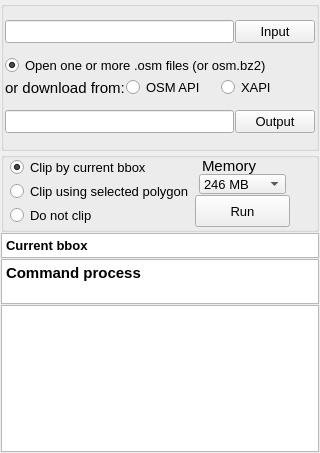
<?xml version="1.0" encoding="UTF-8"?>
<ui version="4.0">
 <class>DockWidget</class>
 <widget class="QDockWidget" name="DockWidget">
  <property name="windowModality">
   <enum>Qt::NonModal</enum>
  </property>
  <property name="enabled">
   <bool>true</bool>
  </property>
  <property name="geometry">
   <rect>
    <x>0</x>
    <y>0</y>
    <width>320</width>
    <height>453</height>
   </rect>
  </property>
  <property name="sizePolicy">
   <sizepolicy hsizetype="Preferred" vsizetype="MinimumExpanding">
    <horstretch>0</horstretch>
    <verstretch>0</verstretch>
   </sizepolicy>
  </property>
  <property name="minimumSize">
   <size>
    <width>320</width>
    <height>450</height>
   </size>
  </property>
  <property name="font">
   <font>
    <pointsize>10</pointsize>
   </font>
  </property>
  <property name="focusPolicy">
   <enum>Qt::TabFocus</enum>
  </property>
  <property name="contextMenuPolicy">
   <enum>Qt::PreventContextMenu</enum>
  </property>
  <property name="acceptDrops">
   <bool>false</bool>
  </property>
  <property name="floating">
   <bool>false</bool>
  </property>
  <property name="features">
   <set>QDockWidget::AllDockWidgetFeatures</set>
  </property>
  <property name="allowedAreas">
   <set>Qt::AllDockWidgetAreas</set>
  </property>
  <property name="windowTitle">
   <string>Download, clip, and merge OSM data (osmosis)</string>
  </property>
  <widget class="QWidget" name="dockWidgetContents">
   <layout class="QVBoxLayout" name="verticalLayout_2">
    <item>
     <widget class="QGroupBox" name="groupBox">
      <property name="sizePolicy">
       <sizepolicy hsizetype="MinimumExpanding" vsizetype="MinimumExpanding">
        <horstretch>0</horstretch>
        <verstretch>0</verstretch>
       </sizepolicy>
      </property>
      <property name="minimumSize">
       <size>
        <width>250</width>
        <height>150</height>
       </size>
      </property>
      <property name="font">
       <font>
        <pointsize>10</pointsize>
        <stylestrategy>PreferDefault</stylestrategy>
       </font>
      </property>
      <property name="title">
       <string/>
      </property>
      <property name="alignment">
       <set>Qt::AlignCenter</set>
      </property>
      <layout class="QVBoxLayout" name="verticalLayout">
       <property name="topMargin">
        <number>2</number>
       </property>
       <property name="bottomMargin">
        <number>2</number>
       </property>
       <item>
        <layout class="QHBoxLayout" name="horizontalLayout_3">
         <item>
          <widget class="QLineEdit" name="input">
           <property name="sizePolicy">
            <sizepolicy hsizetype="Expanding" vsizetype="Fixed">
             <horstretch>0</horstretch>
             <verstretch>0</verstretch>
            </sizepolicy>
           </property>
           <property name="font">
            <font>
             <pointsize>10</pointsize>
            </font>
           </property>
           <property name="toolTip">
            <string>Name for the map file to be created from the QGIS project file</string>
           </property>
          </widget>
         </item>
         <item>
          <widget class="QPushButton" name="input_button">
           <property name="sizePolicy">
            <sizepolicy hsizetype="Minimum" vsizetype="Fixed">
             <horstretch>0</horstretch>
             <verstretch>0</verstretch>
            </sizepolicy>
           </property>
           <property name="font">
            <font>
             <pointsize>10</pointsize>
             <weight>50</weight>
             <bold>false</bold>
             <stylestrategy>PreferAntialias</stylestrategy>
            </font>
           </property>
           <property name="focusPolicy">
            <enum>Qt::TabFocus</enum>
           </property>
           <property name="text">
            <string>Input</string>
           </property>
          </widget>
         </item>
        </layout>
       </item>
       <item>
        <layout class="QGridLayout" name="gridLayout">
         <item row="0" column="0">
          <widget class="QRadioButton" name="load_from_file">
           <property name="text">
            <string>Open one or more .osm files (or osm.bz2)</string>
           </property>
           <property name="checked">
            <bool>true</bool>
           </property>
          </widget>
         </item>
         <item row="1" column="0">
          <layout class="QHBoxLayout" name="horizontalLayout_4">
           <item>
            <widget class="QLabel" name="label">
             <property name="font">
              <font>
               <pointsize>11</pointsize>
              </font>
             </property>
             <property name="text">
              <string>or download from:</string>
             </property>
            </widget>
           </item>
           <item>
            <widget class="QRadioButton" name="load_from_api">
             <property name="text">
              <string>OSM API</string>
             </property>
            </widget>
           </item>
           <item>
            <widget class="QRadioButton" name="load_from_xapi">
             <property name="text">
              <string>XAPI</string>
             </property>
            </widget>
           </item>
          </layout>
         </item>
        </layout>
       </item>
       <item>
        <layout class="QHBoxLayout" name="horizontalLayout_2">
         <item>
          <widget class="QLineEdit" name="output">
           <property name="font">
            <font>
             <pointsize>10</pointsize>
            </font>
           </property>
           <property name="toolTip">
            <string>Name for the map file to be created from the QGIS project file</string>
           </property>
          </widget>
         </item>
         <item>
          <widget class="QPushButton" name="output_button">
           <property name="font">
            <font>
             <pointsize>10</pointsize>
             <weight>50</weight>
             <bold>false</bold>
             <stylestrategy>PreferAntialias</stylestrategy>
            </font>
           </property>
           <property name="focusPolicy">
            <enum>Qt::TabFocus</enum>
           </property>
           <property name="text">
            <string>Output</string>
           </property>
          </widget>
         </item>
        </layout>
       </item>
      </layout>
     </widget>
    </item>
    <item>
     <widget class="QGroupBox" name="groupBox_2">
      <property name="minimumSize">
       <size>
        <width>100</width>
        <height>80</height>
       </size>
      </property>
      <property name="maximumSize">
       <size>
        <width>500</width>
        <height>500</height>
       </size>
      </property>
      <property name="title">
       <string/>
      </property>
      <widget class="QPushButton" name="go">
       <property name="geometry">
        <rect>
         <x>194</x>
         <y>43</y>
         <width>95</width>
         <height>32</height>
        </rect>
       </property>
       <property name="text">
        <string>Run</string>
       </property>
      </widget>
      <widget class="QComboBox" name="memory_choice">
       <property name="geometry">
        <rect>
         <x>198</x>
         <y>22</y>
         <width>87</width>
         <height>20</height>
        </rect>
       </property>
       <property name="currentIndex">
        <number>0</number>
       </property>
       <item>
        <property name="text">
         <string>246 MB</string>
        </property>
       </item>
       <item>
        <property name="text">
         <string>512 MB</string>
        </property>
       </item>
       <item>
        <property name="text">
         <string>768 MB</string>
        </property>
       </item>
       <item>
        <property name="text">
         <string>1024 MB</string>
        </property>
       </item>
       <item>
        <property name="text">
         <string>1536 MB</string>
        </property>
       </item>
      </widget>
      <widget class="QLabel" name="label_2">
       <property name="geometry">
        <rect>
         <x>201</x>
         <y>6</y>
         <width>62</width>
         <height>16</height>
        </rect>
       </property>
       <property name="font">
        <font>
         <pointsize>11</pointsize>
        </font>
       </property>
       <property name="text">
        <string>Memory</string>
       </property>
      </widget>
      <widget class="QWidget" name="layoutWidget">
       <property name="geometry">
        <rect>
         <x>8</x>
         <y>2</y>
         <width>187</width>
         <height>77</height>
        </rect>
       </property>
       <layout class="QVBoxLayout" name="verticalLayout_4">
        <item>
         <widget class="QRadioButton" name="use_bbox_filter">
          <property name="enabled">
           <bool>true</bool>
          </property>
          <property name="text">
           <string>Clip by current bbox</string>
          </property>
          <property name="shortcut">
           <string>Ctrl+S</string>
          </property>
          <property name="checked">
           <bool>true</bool>
          </property>
         </widget>
        </item>
        <item>
         <widget class="QRadioButton" name="use_polygon_filter">
          <property name="enabled">
           <bool>true</bool>
          </property>
          <property name="text">
           <string>Clip using selected polygon</string>
          </property>
          <property name="checkable">
           <bool>true</bool>
          </property>
         </widget>
        </item>
        <item>
         <widget class="QRadioButton" name="use_no_clip">
          <property name="text">
           <string>Do not clip</string>
          </property>
         </widget>
        </item>
       </layout>
      </widget>
     </widget>
    </item>
    <item>
     <widget class="QTextEdit" name="clipping_area">
      <property name="sizePolicy">
       <sizepolicy hsizetype="Expanding" vsizetype="MinimumExpanding">
        <horstretch>0</horstretch>
        <verstretch>0</verstretch>
       </sizepolicy>
      </property>
      <property name="minimumSize">
       <size>
        <width>100</width>
        <height>25</height>
       </size>
      </property>
      <property name="maximumSize">
       <size>
        <width>16777215</width>
        <height>40</height>
       </size>
      </property>
      <property name="acceptDrops">
       <bool>false</bool>
      </property>
      <property name="frameShadow">
       <enum>QFrame::Plain</enum>
      </property>
      <property name="lineWidth">
       <number>0</number>
      </property>
      <property name="readOnly">
       <bool>true</bool>
      </property>
      <property name="html">
       <string>&lt;!DOCTYPE HTML PUBLIC &quot;-//W3C//DTD HTML 4.0//EN&quot; &quot;http://www.w3.org/TR/REC-html40/strict.dtd&quot;&gt;
&lt;html&gt;&lt;head&gt;&lt;meta name=&quot;qrichtext&quot; content=&quot;1&quot; /&gt;&lt;style type=&quot;text/css&quot;&gt;
p, li { white-space: pre-wrap; }
&lt;/style&gt;&lt;/head&gt;&lt;body style=&quot; font-family:'Lucida Grande'; font-size:10pt; font-weight:400; font-style:normal;&quot;&gt;
&lt;p style=&quot; margin-top:0px; margin-bottom:0px; margin-left:0px; margin-right:0px; -qt-block-indent:0; text-indent:0px;&quot;&gt;&lt;span style=&quot; font-weight:600;&quot;&gt;Current bbox&lt;/span&gt;&lt;/p&gt;&lt;/body&gt;&lt;/html&gt;</string>
      </property>
      <property name="acceptRichText">
       <bool>false</bool>
      </property>
     </widget>
    </item>
    <item>
     <widget class="QTextEdit" name="command">
      <property name="sizePolicy">
       <sizepolicy hsizetype="Preferred" vsizetype="Preferred">
        <horstretch>0</horstretch>
        <verstretch>0</verstretch>
       </sizepolicy>
      </property>
      <property name="minimumSize">
       <size>
        <width>100</width>
        <height>30</height>
       </size>
      </property>
      <property name="maximumSize">
       <size>
        <width>16777215</width>
        <height>90</height>
       </size>
      </property>
      <property name="acceptDrops">
       <bool>false</bool>
      </property>
      <property name="frameShadow">
       <enum>QFrame::Plain</enum>
      </property>
      <property name="lineWidth">
       <number>0</number>
      </property>
      <property name="readOnly">
       <bool>true</bool>
      </property>
      <property name="html">
       <string>&lt;!DOCTYPE HTML PUBLIC &quot;-//W3C//DTD HTML 4.0//EN&quot; &quot;http://www.w3.org/TR/REC-html40/strict.dtd&quot;&gt;
&lt;html&gt;&lt;head&gt;&lt;meta name=&quot;qrichtext&quot; content=&quot;1&quot; /&gt;&lt;style type=&quot;text/css&quot;&gt;
p, li { white-space: pre-wrap; }
&lt;/style&gt;&lt;/head&gt;&lt;body style=&quot; font-family:'Lucida Grande'; font-size:10pt; font-weight:400; font-style:normal;&quot;&gt;
&lt;p style=&quot; margin-top:0px; margin-bottom:0px; margin-left:0px; margin-right:0px; -qt-block-indent:0; text-indent:0px;&quot;&gt;&lt;span style=&quot; font-size:11pt; font-weight:600;&quot;&gt;Command process&lt;/span&gt;&lt;/p&gt;&lt;/body&gt;&lt;/html&gt;</string>
      </property>
      <property name="acceptRichText">
       <bool>false</bool>
      </property>
     </widget>
    </item>
    <item>
     <widget class="QTextEdit" name="command_output">
      <property name="sizePolicy">
       <sizepolicy hsizetype="Preferred" vsizetype="Preferred">
        <horstretch>0</horstretch>
        <verstretch>0</verstretch>
       </sizepolicy>
      </property>
      <property name="minimumSize">
       <size>
        <width>100</width>
        <height>50</height>
       </size>
      </property>
      <property name="acceptDrops">
       <bool>false</bool>
      </property>
      <property name="frameShadow">
       <enum>QFrame::Plain</enum>
      </property>
      <property name="lineWidth">
       <number>0</number>
      </property>
      <property name="readOnly">
       <bool>true</bool>
      </property>
      <property name="html">
       <string>&lt;!DOCTYPE HTML PUBLIC &quot;-//W3C//DTD HTML 4.0//EN&quot; &quot;http://www.w3.org/TR/REC-html40/strict.dtd&quot;&gt;
&lt;html&gt;&lt;head&gt;&lt;meta name=&quot;qrichtext&quot; content=&quot;1&quot; /&gt;&lt;style type=&quot;text/css&quot;&gt;
p, li { white-space: pre-wrap; }
&lt;/style&gt;&lt;/head&gt;&lt;body style=&quot; font-family:'Lucida Grande'; font-size:10pt; font-weight:400; font-style:normal;&quot;&gt;
&lt;p style=&quot;-qt-paragraph-type:empty; margin-top:0px; margin-bottom:0px; margin-left:0px; margin-right:0px; -qt-block-indent:0; text-indent:0px;&quot;&gt;&lt;/p&gt;&lt;/body&gt;&lt;/html&gt;</string>
      </property>
      <property name="acceptRichText">
       <bool>false</bool>
      </property>
     </widget>
    </item>
   </layout>
  </widget>
 </widget>
 <layoutdefault spacing="1" margin="1"/>
 <layoutfunction spacing="1" margin="1"/>
 <resources/>
 <connections/>
 <designerdata>
  <property name="gridDeltaX">
   <number>2</number>
  </property>
  <property name="gridDeltaY">
   <number>2</number>
  </property>
  <property name="gridSnapX">
   <bool>false</bool>
  </property>
  <property name="gridSnapY">
   <bool>false</bool>
  </property>
  <property name="gridVisible">
   <bool>true</bool>
  </property>
 </designerdata>
</ui>
